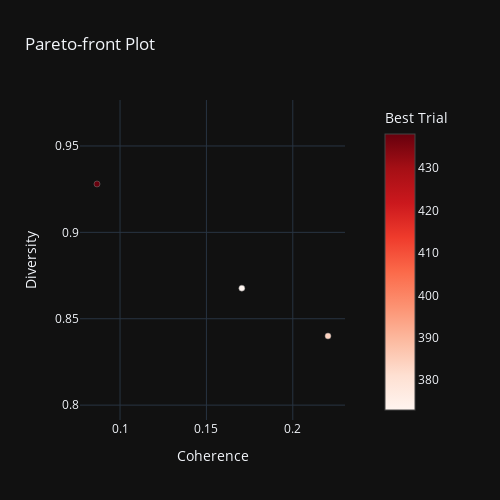

Notebook cell for this chart:
### Code cell
fig = plot_pareto_front(study, target_names=['Coherence', 'Diversity'], include_dominated_trials=False)
fig.update_layout(width=500, height=500, yaxis=dict(scaleanchor="x", scaleratio=1),xaxis=dict(scaleanchor="y", scaleratio=1))

### Figure 1 — Plotly figure (JSON) as saved in the notebook; plotly's stock layout.template omitted (floating-point values rounded to 4 significant figures)
{"data": [{"hovertemplate": "%{text}<extra>Trial</extra>", "marker": {"color": [], "colorbar": {"title": {"text": "Trial"}}, "colorscale": [[0.0, "rgb(247,251,255)"], [0.125, "rgb(222,235,247)"], [0.25, "rgb(198,219,239)"], [0.375, "rgb(158,202,225)"], [0.5, "rgb(107,174,214)"], [0.625, "rgb(66,146,198)"], [0.75, "rgb(33,113,181)"], [0.875, "rgb(8,81,156)"], [1.0, "rgb(8,48,107)"]], "line": {"color": "Grey", "width": 0.5}}, "mode": "markers", "showlegend": false, "text": [], "x": [], "y": [], "type": "scatter"}, {"hovertemplate": "%{text}<extra>Best Trial</extra>", "marker": {"color": [373, 384, 438], "colorbar": {"title": {"text": "Best Trial"}, "x": 1, "xpad": 40}, "colorscale": [[0.0, "rgb(255,245,240)"], [0.125, "rgb(254,224,210)"], [0.25, "rgb(252,187,161)"], [0.375, "rgb(252,146,114)"], [0.5, "rgb(251,106,74)"], [0.625, "rgb(239,59,44)"], [0.75, "rgb(203,24,29)"], [0.875, "rgb(165,15,21)"], [1.0, "rgb(103,0,13)"]], "line": {"color": "Grey", "width": 0.5}}, "mode": "markers", "showlegend": false, "text": ["{<br>  \"number\": 373,<br>  \"values\": [<br>    0.170508518754345,<br>    0.8676923076923077<br>  ],<br>  \"params\": {<br>    \"n_neighbors\": 51,<br>    \"min_dist\": 0.7604655010805205,<br>    \"min_cluster_size\": 5,<br>    \"min_samples\": 5<br>  },<br>  \"user_attrs\": {<br>    \"num_topics\": 13<br>  }<br>}", "{<br>  \"number\": 384,<br>  \"values\": [<br>    0.22037868694636017,<br>    0.84<br>  ],<br>  \"params\": {<br>    \"n_neighbors\": 52,<br>    \"min_dist\": 0.7654024396138743,<br>    \"min_cluster_size\": 5,<br>    \"min_samples\": 5<br>  },<br>  \"user_attrs\": {<br>    \"num_topics\": 11<br>  }<br>}", "{<br>  \"number\": 438,<br>  \"values\": [<br>    0.08667008067860961,<br>    0.928<br>  ],<br>  \"params\": {<br>    \"n_neighbors\": 100,<br>    \"min_dist\": 0.5355763362518458,<br>    \"min_cluster_size\": 8,<br>    \"min_samples\": 5<br>  },<br>  \"user_attrs\": {<br>    \"num_topics\": 10<br>  }<br>}"], "x": [0.1705, 0.2204, 0.08667], "y": [0.8677, 0.84, 0.928], "type": "scatter"}], "layout": {"title": {"text": "Pareto-front Plot"}, "xaxis": {"title": {"text": "Coherence"}, "scaleanchor": "y", "scaleratio": 1}, "yaxis": {"title": {"text": "Diversity"}, "scaleanchor": "x", "scaleratio": 1}, "width": 500, "height": 500}}
